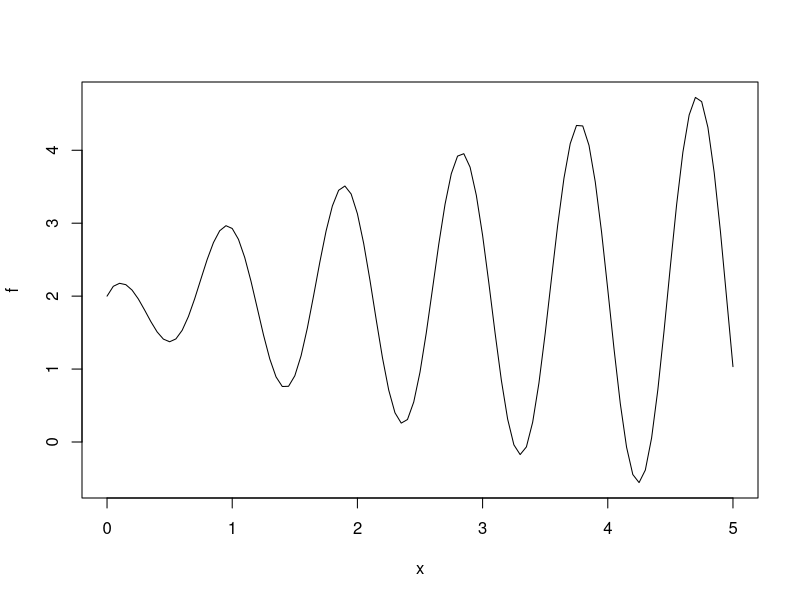
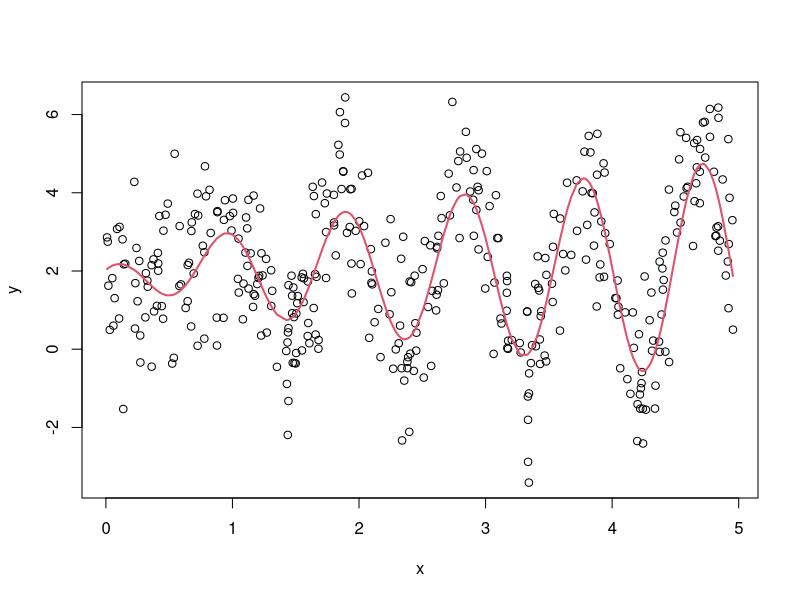
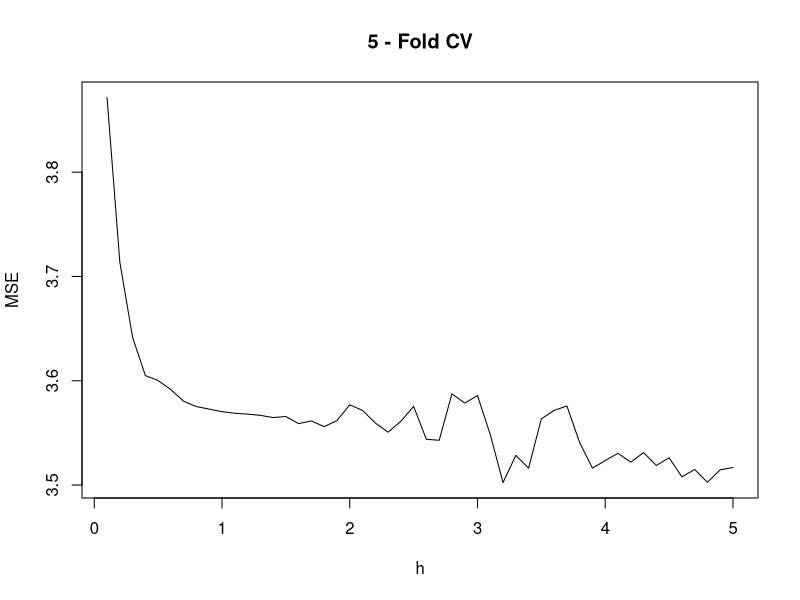
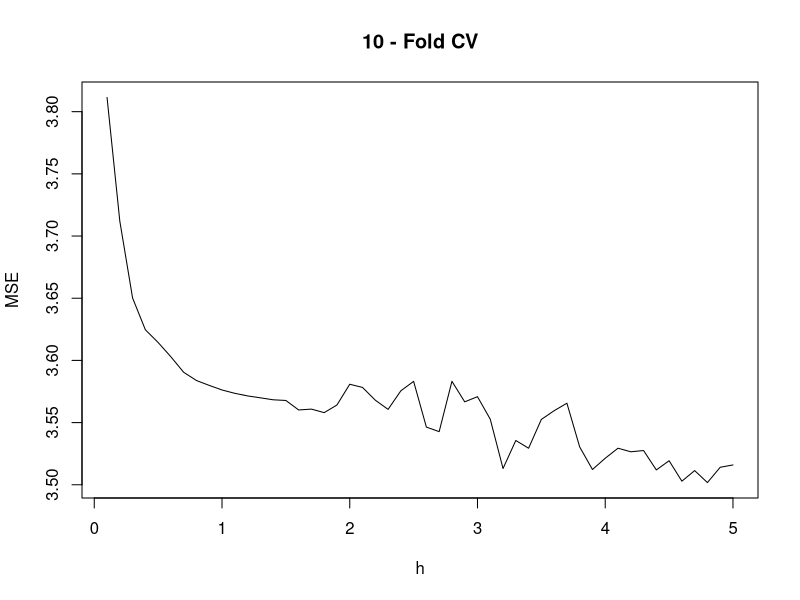
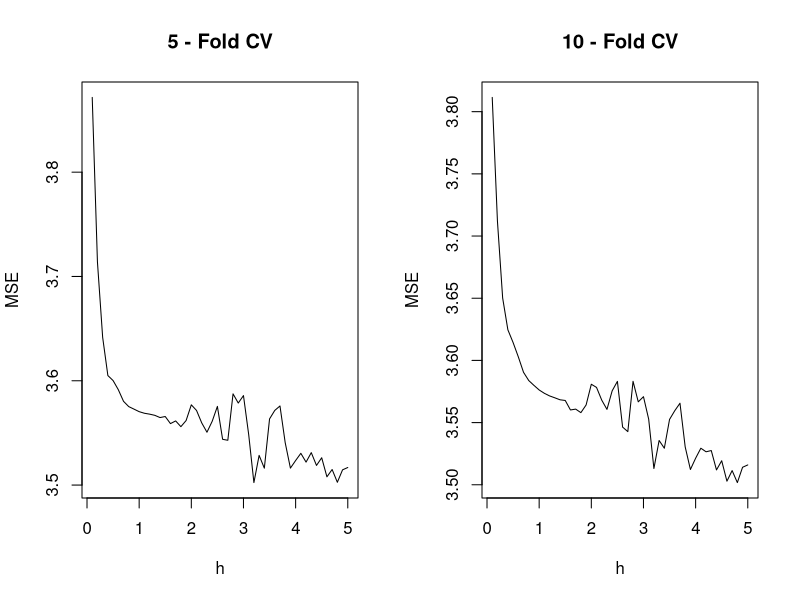

These figures' R source, in order:
#You can try to modify the denominator inside the cosine to change the complexity of f*
f=function(x){
  y=2+x^(.2)*cos(x/.15)/x^-.45
  return(y)
}
plot(f,0,5)
#Points simulation: you change n and sigma
N=400
sigma=1.2
x=runif(N,0,5);x=sort(x) #For convenience, the input x is sorted
y=rep(0,times=N)
for(i in 1:N){
  y[i]=f(x[i])+rnorm(1,0,sigma)
}
plot(x,y)
points(x,f(x),type="l",col=2,lwd=2)


L=function(hh,x_test,x_train){
  N = length(x_test)
  N2 = length(x_train)
  L=matrix(rep(0,times=N*N2), ncol=N2)
  
  for(m in 1:N){
    cond = 0
    zz=rep(x_test[m],times=N2)
    for(j in 1:N2){
      cond[j] = ifelse(abs(x_test[m]-x_train[j]) > hh, 0, 1)
    }
    bottom=sum((1-(zz-x_train)^2/hh)^2*cond)
    L[m,]=(1-(zz-x_train)^2/hh)^2*cond/bottom
  }
  return(L)
}


xCV <-x[sample(length(x))]
yCV <-y[sample(length(y))]
data = cbind(xCV, yCV)


# 5 Fold CV
# Partir
folds <- cut(seq(1,nrow(data)),breaks=5,labels=FALSE)

MSE_final= vector()
h=seq(.1,5,by=.1)

for(k in 1:length(h)){
  MSE = vector()
  hh = h[k]
    for(i in 1:5){
    test_i <- which(folds==i,arr.ind=TRUE)
    test <- data[test_i, ]
    x_test = test[,1]
    y_test = test[,2]
    train <- data[-test_i, ]
    x_train = train[,1]
    y_train = train[,2]
    
    ff = L(hh,x_test,x_train)%*%y_train
    MSE[i] = mean((ff-y_test)^2)
  }
  MSE_final[k] = mean(MSE)
}
plot(h, MSE_final, type = 'l', xlab = 'h', ylab = 'MSE', main = '5 - Fold CV')
h[which.min(MSE_final)]
min(MSE_final)


### 10 Fold CV
# Partir
folds <- cut(seq(1,nrow(data)),breaks=10,labels=FALSE)

MSE_final10 = vector()
h=seq(.1,5,by=.1)

for(k in 1:length(h)){
  MSE = vector()
  hh = h[k]
  for(i in 1:10){
    test_i <- which(folds==i,arr.ind=TRUE)
    test <- data[test_i, ]
    x_test = test[,1]
    y_test = test[,2]
    train <- data[-test_i, ]
    x_train = train[,1]
    y_train = train[,2]
    
    ff = L(hh,x_test,x_train)%*%y_train
    MSE[i] = mean((ff-y_test)^2)
  }
  MSE_final10[k] = mean(MSE)
}
plot(h, MSE_final10, type = 'l', xlab = 'h', ylab = 'MSE', main = '10 - Fold CV')
h[which.min(MSE_final10)]
min(MSE_final10)

par(mfrow =c(1,2))
plot(h, MSE_final, type = 'l', xlab = 'h', ylab = 'MSE', main = '5 - Fold CV')
plot(h, MSE_final10, type = 'l', xlab = 'h', ylab = 'MSE', main = '10 - Fold CV')

